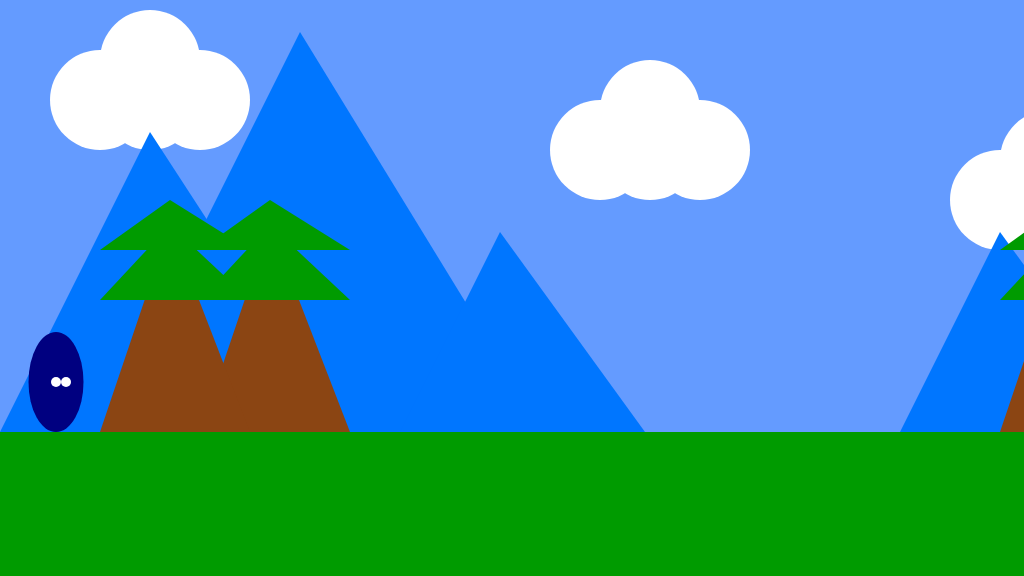
Frame 1 (no input)
Frame 60 (no input): identical to frame 1, image omitted
Frame 120 (the mouse pressed at the canvas centre since frame 60): identical to frame 1, image omitted

The p5.js sketch that drew this single still picture (run headless with seeded random() and noise() and a simulated clock; from frame 60 on, the mouse is pressed at the canvas centre):

// p5.js sketch
// ── sketch.js
/*

The Game Project

1 - Background Scenery

Use p5 drawing functions such as rect, ellipse, line, triangle and
point to draw the scenery as set out in the code comments. The items
should appear next to the text titles.

Each bit of scenery is worth two marks:

0 marks = not a reasonable attempt
1 mark = attempted but it's messy or lacks detail
2 marks = you've used several shape functions to create the scenery

I've given titles and chosen some base colours, but feel free to
imaginatively modify these and interpret the scenery titles loosely to
match your game theme.


WARNING: Do not get too carried away. If you're shape takes more than 5 lines
of code to draw then you've probably over done it.


*/


let isLeft = false,
	isRight = false,
	isPlummeting = false,
	isFalling = false;
/**
* Background stuff
*/

const groundLevel = 432;
const floorPos_y = groundLevel;
const mountains = [
	{
		pos_x: 300,
		height: 400
	},
	{
		pos_x: 150,
		height: 300
	},
	{
		pos_x: 500,
		height: 200
	},
	{
		pos_x: 1000,
		height: 200
	},
	{
		pos_x: 1500,
		height: 400
	}
];

const clouds = [
	{
		pos_x: 100,
		pos_y: 100
	},
	{
		pos_x: 600,
		pos_y: 150
	},
	{
		pos_x: 1000,
		pos_y: 200
	}
]

const trees_x = [
	200,
	100,
	1000
]
/**
 * Character Stuff
 */

const gameCharHeight = 100;
const gameCharYStart = groundLevel - (gameCharHeight / 2);

let gameChar_x = 56;
let gameChar_y = gameCharYStart;


function drawCharacter() {
	noStroke();
	fill(0, 0, 128);
	ellipse(gameChar_x, gameChar_y, 55, gameCharHeight);
	fill(255, 255, 255);
	ellipse(gameChar_x, gameChar_y, 10, 10);
	fill(255, 255, 255);
	ellipse(gameChar_x + 10, gameChar_y, 10, 10);
}

function drawCharacterLeft() {
	noStroke();
	fill(0, 0, 128);
	ellipse(gameChar_x, gameChar_y, 55, gameCharHeight);
	fill(255, 255, 255);
	ellipse(gameChar_x - 20, gameChar_y, 10, 10);
	fill(255, 255, 255);
	ellipse(gameChar_x - 10, gameChar_y, 10, 10);
}

function drawCharacterRight() {
	noStroke();
	fill(0, 0, 128);
	ellipse(gameChar_x, gameChar_y, 55, gameCharHeight);
	fill(255, 255, 255);
	ellipse(gameChar_x + 20, gameChar_y, 10, 10);
	fill(255, 255, 255);
	ellipse(gameChar_x + 10, gameChar_y, 10, 10);
}

function drawGround() {
	noStroke();
	fill(0, 155, 0);
	rect(0, groundLevel, 1024, 144); //draw some green ground
}

function drawMountain(pos_x, height) {
	noStroke();
	fill(0, 118, 255);
	triangle(
		pos_x - height / 2, floorPos_y,
		pos_x, floorPos_y - height,
		pos_x + 45 + height / 2, floorPos_y
	)
}

function drawTree(pos_x) {
	noStroke();
	fill(139, 69, 19);
	triangle(pos_x, 432, pos_x + 150, 432, pos_x + 70, 225);
	fill(0, 155, 0);
	triangle(pos_x, 250, pos_x + 150, 250, pos_x + 70, 200);
	triangle(pos_x, 300, pos_x + 150, 300, pos_x + 70, 225);
}

function drawCanyon() {
	noStroke();
	fill(139, 69, 19);
	triangle(70, 432, 200, 432, 130, 600);
}


function drawSky() {
	background(100, 155, 255);
}



function drawCloud(pos_x, pos_y) {
	noStroke();
	fill(255);
	ellipse(pos_x, pos_y, 100);
	ellipse(pos_x + 50, pos_y - 40, 100, 100);
	ellipse(pos_x + 50, pos_y, 100, 100);
	ellipse(pos_x + 100, pos_y, 100, 100);
}


function setup() {
	createCanvas(1024, 576);
}

function draw() {
	drawSky();

	drawGround();

	for (let i = 0; i < clouds.length; i++) {
		drawCloud(clouds[i].pos_x, clouds[i].pos_y);
	}

	for (let i = 0; i < mountains.length; i++) {
		drawMountain(mountains[i].pos_x, mountains[i].height);
	}

	for (let i = 0; i < trees_x.length; i++) {
		drawTree(trees_x[i]);
	}


	if (isLeft && isFalling) {
		//add your jumping left code
	} else if (isRight && isFalling) {


	} else if (isLeft) {
		drawCharacterLeft();
	} else if (isRight) {
		drawCharacterRight();
	} else if (isFalling || isPlummeting) {

	} else {
		drawCharacter();
	}



	if (isRight == true) {
		gameChar_x += 2;
		if (gameChar_x >= width) {
			gameChar_x = width;
		}
	}
	else if (isLeft == true) {
		gameChar_x -= 2;
		if (gameChar_x <= 0) {
			gameChar_x = 0;
		}
	}
	else if (isPlummeting == true) {
		gameChar_y += 5;
	}

	// if (gameChar_y < floorPos_y) {
	// 	gameChar_y += 2;
	// 	isFalling = true;
	// }
	// else {
	// 	isFalling = false;
	// }
	//console.log(gameChar_x, canyon.x_pos);
	// if (gameChar_x >= canyon.x_pos - 20 && gameChar_x <= canyon.x_pos + 10 && isFalling == false) {
	// 	isPlummeting = true;
	// 	isRight = false;
	// 	isLeft = false;
	// }



	// push();
	// translate(440, 350);
	// rotate(frameCount / -100.0);
	// fill(255, 255, 0);
	// pop();
}

function keyPressed() {
	if (keyCode == 37) {
		console.log('left arrow', isLeft);
		isLeft = true;
		isRight = false;
	}

	if (keyCode == 39) {
		console.log('right arrow', isRight);
		isRight = true;
		isLeft = false;
	}
}

function keyReleased() {
	if (keyCode == 37) {
		console.log('left arrow', isLeft);
		isLeft = false;
	}

	if (keyCode == 39) {
		console.log('right arrow', isRight);
		isRight = false;
	}
}
